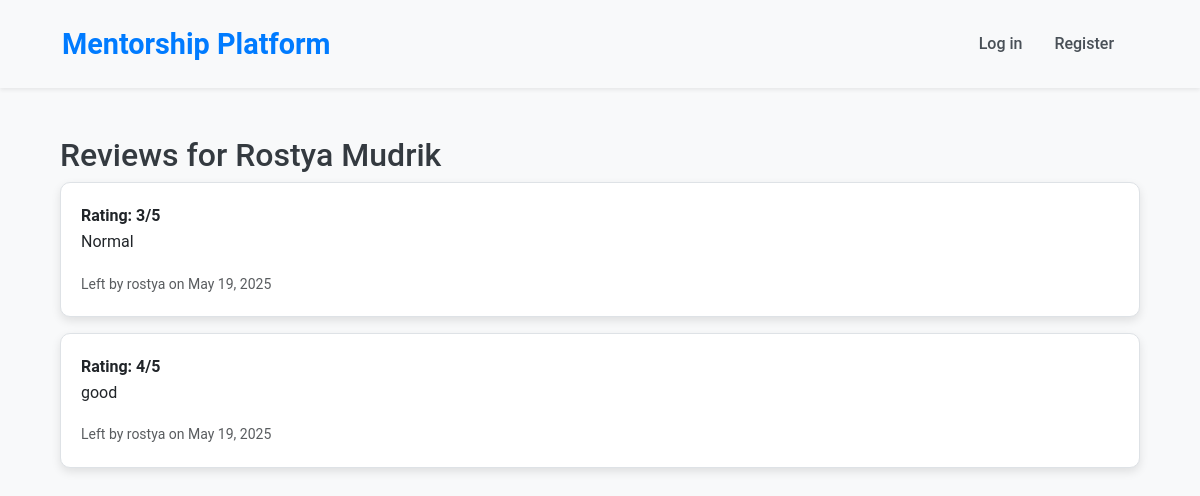
/reviews/mentor-profile/1/, run on an earlier commit of the app's database.
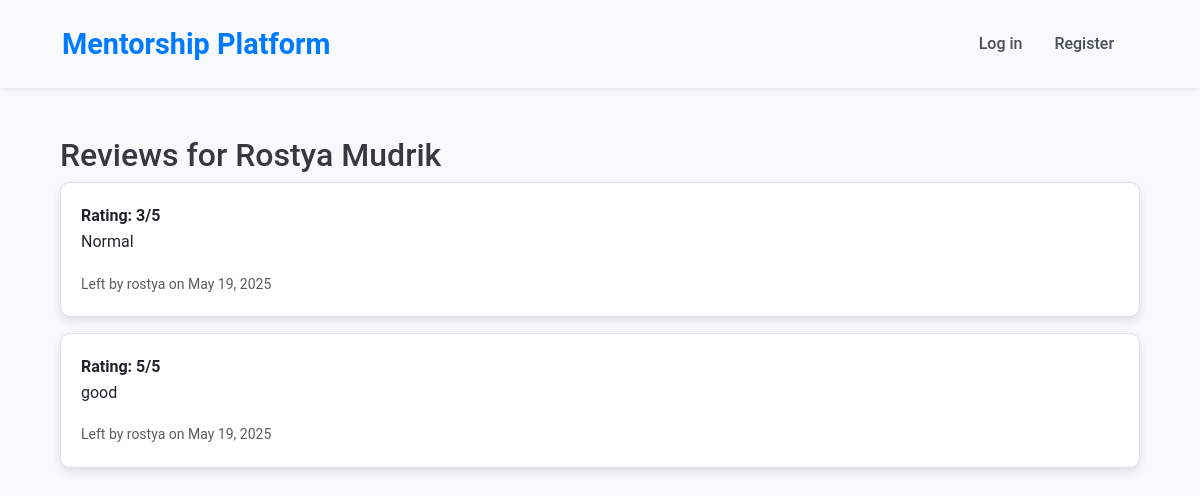
And on a later commit of the database.
### reviews/models.py (models this page shows)
class Review(models.Model):
    rating = models.PositiveSmallIntegerField(
        validators=[MinValueValidator(1), MaxValueValidator(5)],
        default=3
    )
    comment = models.TextField(max_length=1024, default='')
    mentor = ForeignKey(
        to='accounts.User', on_delete=models.SET_NULL,
        null=True, blank=True, related_name='review_mentor'
    )
    user = ForeignKey(
        to='accounts.User', on_delete=models.SET_NULL,
        null=True, blank=True, related_name='review_user'
    )
    slot = models.OneToOneField(
        to='schedule.Slot', on_delete=models.CASCADE,
        null=True, blank=True, related_name='review_slot'
    )
    created_at = models.DateTimeField(auto_now_add=True)

### accounts/models.py (models this page shows, shortened)
class User(AbstractBaseUser, PermissionsMixin):
    username = models.CharField(
        max_length=30,
        unique=True,
        verbose_name="Username"
    )
    first_name = models.CharField(
        max_length=64,
        verbose_name="First Name"
    )
    last_name = models.CharField(
        max_length=64,
        verbose_name="Last Name"
    )
    email = models.EmailField(
        unique=True,
        verbose_name="Email Address"
    )
    is_email_verified = models.BooleanField(default=False)
    phone_number = models.CharField(
        unique=True,
        blank=True,
        null=True,
        verbose_name="Phone Number"
    )
    image = models.ImageField(upload_to='accounts_images', null=True, blank=True)
    is_mentor = models.BooleanField(
        default=False,
        verbose_name="Is Mentor"
    )
    is_staff = models.BooleanField(
        default=False,
        verbose_name="Is Staff"
    )
    is_active = models.BooleanField(default=True)
    USERNAME_FIELD = 'username'
    REQUIRED_FIELDS = ['email']
    objects = CustomUserManager()
    def get_full_name(self):
        return f"{self.first_name} {self.last_name}"

### reviews/views.py (the view)
# urls.py: path('mentor-profile/<int:mentor_id>/', views.MentorProfileView.as_view(), name='mentor-profile'),
class MentorProfileView(View):
    def get(self, request, mentor_id, *args, **kwargs):
        mentor = User.objects.get(pk=mentor_id)
        reviews = Review.objects.filter(mentor=mentor)
        return render(
            request,
            'reviews/mentor-profile.html',
            {'mentor': mentor, 'reviews': reviews},
        )

### reviews/templates/reviews/mentor-profile.html (shortened to what this page needs)
{% extends 'base.html' %}
{% block content %}
<h2>Reviews for {{ mentor.get_full_name }}</h2>
{% if reviews %}
    {% for review in reviews %}
        <div class="card mb-3">
            <div class="card-body">
                <strong>Rating: {{ review.rating }}/5</strong>
                <p>{{ review.comment }}</p>
                <small class="text-muted">Left by {{ review.user.username }} on {{ review.created_at|date:"F d, Y" }}</small>
            </div>
        </div>
    {% endfor %}
{% else %}
    <p>No reviews yet.</p>
{% endif %}
{% endblock %}

What changed in the data, as far as the page shows it:
changed Review "good": rating "4" → "5"
